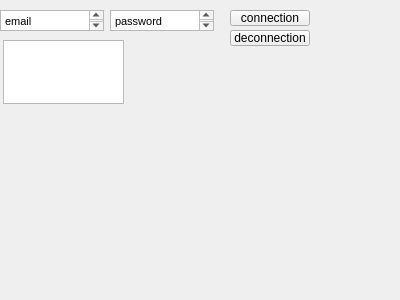
<?xml version="1.0" encoding="UTF-8"?>
<ui version="4.0">
 <class>jsonQtNotes</class>
 <widget class="QWidget" name="jsonQtNotes">
  <property name="geometry">
   <rect>
    <x>0</x>
    <y>0</y>
    <width>400</width>
    <height>300</height>
   </rect>
  </property>
  <property name="windowTitle">
   <string>jsonQtNotes</string>
  </property>
  <widget class="QTextEdit" name="email">
   <property name="geometry">
    <rect>
     <x>0</x>
     <y>10</y>
     <width>104</width>
     <height>21</height>
    </rect>
   </property>
   <property name="html">
    <string>&lt;!DOCTYPE HTML PUBLIC &quot;-//W3C//DTD HTML 4.0//EN&quot; &quot;http://www.w3.org/TR/REC-html40/strict.dtd&quot;&gt;
&lt;html&gt;&lt;head&gt;&lt;meta name=&quot;qrichtext&quot; content=&quot;1&quot; /&gt;&lt;style type=&quot;text/css&quot;&gt;
p, li { white-space: pre-wrap; }
&lt;/style&gt;&lt;/head&gt;&lt;body style=&quot; font-family:'MS Shell Dlg 2'; font-size:8pt; font-weight:400; font-style:normal;&quot;&gt;
&lt;p style=&quot; margin-top:0px; margin-bottom:0px; margin-left:0px; margin-right:0px; -qt-block-indent:0; text-indent:0px;&quot;&gt;email&lt;/p&gt;&lt;/body&gt;&lt;/html&gt;</string>
   </property>
  </widget>
  <widget class="QTextEdit" name="password">
   <property name="geometry">
    <rect>
     <x>110</x>
     <y>10</y>
     <width>104</width>
     <height>21</height>
    </rect>
   </property>
   <property name="html">
    <string>&lt;!DOCTYPE HTML PUBLIC &quot;-//W3C//DTD HTML 4.0//EN&quot; &quot;http://www.w3.org/TR/REC-html40/strict.dtd&quot;&gt;
&lt;html&gt;&lt;head&gt;&lt;meta name=&quot;qrichtext&quot; content=&quot;1&quot; /&gt;&lt;style type=&quot;text/css&quot;&gt;
p, li { white-space: pre-wrap; }
&lt;/style&gt;&lt;/head&gt;&lt;body style=&quot; font-family:'MS Shell Dlg 2'; font-size:8pt; font-weight:400; font-style:normal;&quot;&gt;
&lt;p style=&quot; margin-top:0px; margin-bottom:0px; margin-left:0px; margin-right:0px; -qt-block-indent:0; text-indent:0px;&quot;&gt;password&lt;/p&gt;&lt;/body&gt;&lt;/html&gt;</string>
   </property>
  </widget>
  <widget class="QPushButton" name="connection">
   <property name="geometry">
    <rect>
     <x>230</x>
     <y>10</y>
     <width>80</width>
     <height>16</height>
    </rect>
   </property>
   <property name="text">
    <string>connection</string>
   </property>
  </widget>
  <widget class="QTextEdit" name="connection_get">
   <property name="geometry">
    <rect>
     <x>3</x>
     <y>40</y>
     <width>121</width>
     <height>64</height>
    </rect>
   </property>
  </widget>
  <widget class="QPushButton" name="deconnection">
   <property name="geometry">
    <rect>
     <x>230</x>
     <y>30</y>
     <width>80</width>
     <height>16</height>
    </rect>
   </property>
   <property name="text">
    <string>deconnection</string>
   </property>
  </widget>
 </widget>
 <layoutdefault spacing="6" margin="11"/>
 <resources/>
 <connections/>
</ui>
